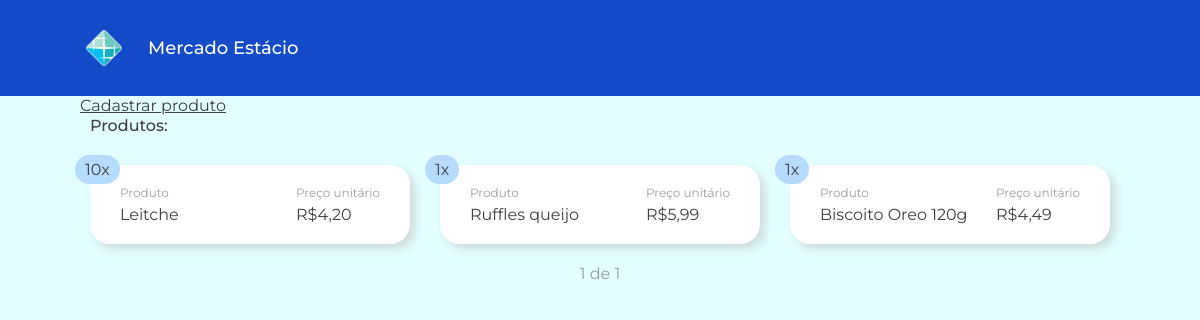
The page /mercado/ on the database as committed earlier.
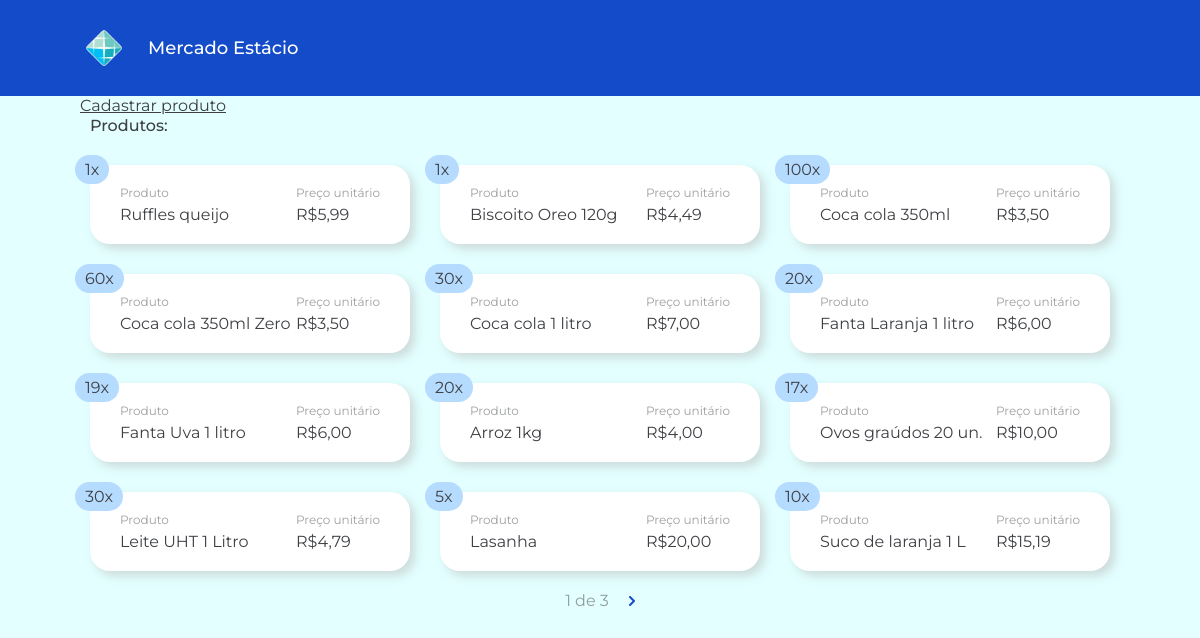
The same page on the database as committed later.
### app_mercado/models.py (models this page shows, shortened)
class Produto(models.Model):
    prod_desc = models.CharField(max_length=200)
    data_reg = models.DateTimeField('data registro')
    valor = models.DecimalField(decimal_places=2, max_digits=5)
    quantidade = models.IntegerField(default=1)
    def obterValorFormatado(self):
        return str(self.valor).replace(".",",")

### app_mercado/views.py (the view)
# urls.py: path('', views.index, name='index'),
def index(request):
    lista_produtos = Produto.objects.all()
    paginator = Paginator(lista_produtos, 12)
    page = request.GET.get('pagina')
    lista_paginada = paginator.get_page(page)
    dados = {
        'lista_produtos' : lista_paginada,
    }
    template = loader.get_template('home/index.html')
    return HttpResponse(template.render(dados, request))

### app_mercado/templates/home/index.html (shortened to what this page needs)
<!DOCTYPE html>
{% load static %}
<html lang="pt-br">
<head>
    <link rel="stylesheet" href="{% static 'styles/home.css' %}">
</head>
<body>
    <header>
        <div class="logo-container">
            <img src="{% static 'assets/logo_estacio.png' %}" alt="logo" class="logo">
            <h1>Mercado Estácio</h1>
        </div>
        <a href="cadastrar">
            <div class="btn-cadastro">Cadastrar produto</div>
        </a>
    </header>
    <main>
        <h4>Produtos:</h4>
        {% if lista_produtos %}
        <div class="produtos-container">
            {% for produto in lista_produtos %}
            <div class="card-produto">
                <div class="card-quantidade">
                    {{ produto.quantidade }}x
                </div>
                <div class="card-descricao">
                    <div class="card-label">Produto</div>
                    <div class="card-valor">{{ produto.prod_desc }}</div>
                </div>
                <div class="card-preco">
                    <div class="card-label">Preço unitário</div>
                    <div class="card-valor">R${{ produto.obterValorFormatado }}</div>
                </div>
            </div>
            {% endfor %}
        </div>
        <div class="paginacao">
            <span class="pagina-atual">{{ lista_produtos.number }} de {{ lista_produtos.paginator.num_pages }}</span>
            {% if lista_produtos.has_next %}
            <a href="?pagina={{ lista_produtos.next_page_number }}">
                <div class="btn-paginacao">
                    <img src="{% static 'assets/next_icon.svg' %}">
                </div>
            </a>
            {% endif %}
        </div>
        {% else %}
        <h4>Sem produtos registrados.</h4>
        {% endif %}
    </main>
</body>
</html>

### app_mercado/static/styles/home.css (style rules this page uses)
:root { --cor-azul-primario: #144BC8; --cor-azul-chip: #B5DBFF; --cor-fonte-primaria: #3E4044; --espacamento: 20px; --radius: 20px; --fonte-grande: 20px; --fonte-padrao: 16px; --fonte-pequena: 12px; }
body { margin: 0; padding: 0; height: 100vh; width: 100vw; overflow-x: hidden; position: static; background-color: rgb(227, 255, 255); }
* { font-family: 'Montserrat', 'Verdana'; box-sizing: border-box; color: var(--cor-fonte-primaria); }
h1, h2, h3, h4, h5, h6 { margin: 0; padding: 0; display: inline-block; font-weight: 500; }
header { height: 12%; background-color: var(--cor-azul-primario); position: sticky; top: 0; z-index: 1; padding: 0 80px; }
.logo-container { height: 100%; width: 100%; display: flex; flex-direction: row; align-items: center; }
.logo { height: 3em; margin-right: var(--espacamento); }
.logo-container h1 { color: #ffffff; font-size: large; }
main { padding: 20px 90px; width: 100%; display: flex; flex-direction: column; justify-content: center; align-items: center; }
main h4 { align-self: start; }
.produtos-container { height: 90%; width: 100%; margin-top: 30px; display: grid; grid-template-columns: 1fr 1fr 1fr; gap: 30px; }
.card-produto { background-color: #fff; border-radius: var(--radius); box-shadow: 5px 5px 10px rgba(185, 185, 185, 0.5); padding: 20px 30px; display: flex; flex-direction: row; justify-content: space-between; position: relative; }
.card-quantidade { position: absolute; top: -10px; left: -15px; background-color: var(--cor-azul-chip); padding: 5px 10px; border-radius: var(--radius); }
.card-label { color: var(--cor-fonte-primaria); opacity: .5; font-size: var(--fonte-pequena); }
.card-valor { margin-top: 5px; font-size: var(--fonte-padrao); word-break: break-all; }
.paginacao { margin-top: var(--espacamento); display: flex; flex-direction: row; gap: 20px; }
.pagina-atual { color: var(--cor-fonte-primaria); opacity: .5; }

Rows that differ between the two databases and show on the page:
removed Produto: quantidade "10", prod_desc "Leitche", obterValorFormatado "4,20"
added Produto: quantidade "100", prod_desc "Coca cola 350ml", obterValorFormatado "3,50"
added Produto: quantidade "60", prod_desc "Coca cola 350ml Zero", obterValorFormatado "3,50"
added Produto: quantidade "30", prod_desc "Coca cola 1 litro", obterValorFormatado "7,00"
added Produto: quantidade "20", prod_desc "Fanta Laranja 1 litro", obterValorFormatado "6,00"
added Produto: quantidade "19", prod_desc "Fanta Uva 1 litro", obterValorFormatado "6,00"
added Produto: quantidade "20", prod_desc "Arroz 1kg", obterValorFormatado "4,00"
added Produto: quantidade "17", prod_desc "Ovos graúdos 20 un.", obterValorFormatado "10,00"
added Produto: quantidade "30", prod_desc "Leite UHT 1 Litro", obterValorFormatado "4,79"
added Produto: quantidade "5", prod_desc "Lasanha", obterValorFormatado "20,00"
added Produto: quantidade "10", prod_desc "Suco de laranja 1 L", obterValorFormatado "15,19"
Other text that changed with them:
{{ lista_produtos.paginator.num_pages }}: "1" → "3"
